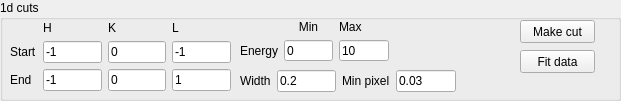
   <widget class="QGroupBox" name="groupBox_3">
    <property name="geometry">
     <rect>
      <x>0</x>
      <y>620</y>
      <width>621</width>
      <height>101</height>
     </rect>
    </property>
    <property name="title">
     <string>1d cuts</string>
    </property>
    <widget class="QWidget" name="gridLayoutWidget_7">
     <property name="geometry">
      <rect>
       <x>10</x>
       <y>20</y>
       <width>221</width>
       <height>71</height>
      </rect>
     </property>
     <layout class="QGridLayout" name="gridLayout_12">
      <item row="3" column="3">
       <widget class="QLineEdit" name="QELine_LEnd_lineEdit_2">
        <property name="text">
         <string>1</string>
        </property>
       </widget>
      </item>
      <item row="1" column="0">
       <widget class="QLabel" name="label_26">
        <property name="text">
         <string>Start</string>
        </property>
       </widget>
      </item>
      <item row="1" column="1">
       <widget class="QLineEdit" name="QELine_HStart_lineEdit_2">
        <property name="text">
         <string>-1</string>
        </property>
       </widget>
      </item>
      <item row="1" column="2">
       <widget class="QLineEdit" name="QELine_KStart_lineEdit_2">
        <property name="text">
         <string>0</string>
        </property>
       </widget>
      </item>
      <item row="1" column="3">
       <widget class="QLineEdit" name="QELine_LStart_lineEdit_2">
        <property name="text">
         <string>-1</string>
        </property>
       </widget>
      </item>
      <item row="0" column="1">
       <widget class="QLabel" name="label_28">
        <property name="text">
         <string>H</string>
        </property>
       </widget>
      </item>
      <item row="3" column="0">
       <widget class="QLabel" name="label_27">
        <property name="text">
         <string>End</string>
        </property>
       </widget>
      </item>
      <item row="0" column="3">
       <widget class="QLabel" name="label_30">
        <property name="text">
         <string>L</string>
        </property>
       </widget>
      </item>
      <item row="3" column="1">
       <widget class="QLineEdit" name="QELine_HEnd_lineEdit_2">
        <property name="text">
         <string>-1</string>
        </property>
       </widget>
      </item>
      <item row="3" column="2">
       <widget class="QLineEdit" name="QELine_KEnd_lineEdit_2">
        <property name="text">
         <string>0</string>
        </property>
       </widget>
      </item>
      <item row="0" column="2">
       <widget class="QLabel" name="label_29">
        <property name="text">
         <string>K</string>
        </property>
       </widget>
      </item>
     </layout>
    </widget>
    <widget class="QWidget" name="gridLayoutWidget_12">
     <property name="geometry">
      <rect>
       <x>240</x>
       <y>20</y>
       <width>162</width>
       <height>41</height>
      </rect>
     </property>
     <layout class="QGridLayout" name="gridLayout_13">
      <item row="1" column="0">
       <widget class="QLabel" name="label_40">
        <property name="text">
         <string>Energy</string>
        </property>
       </widget>
      </item>
      <item row="1" column="1">
       <widget class="QLineEdit" name="QELine_EMin_lineEdit_2">
        <property name="text">
         <string>0</string>
        </property>
       </widget>
      </item>
      <item row="1" column="2">
       <widget class="QLineEdit" name="QELine_EMax_lineEdit_2">
        <property name="text">
         <string>10</string>
        </property>
       </widget>
      </item>
      <item row="0" column="1">
       <widget class="QLabel" name="label_43">
        <property name="text">
         <string>Min</string>
        </property>
        <property name="alignment">
         <set>Qt::AlignCenter</set>
        </property>
       </widget>
      </item>
      <item row="0" column="2">
       <widget class="QLabel" name="label_44">
        <property name="text">
         <string>Max</string>
        </property>
       </widget>
      </item>
      <item row="0" column="3">
       <widget class="QLabel" name="label_45">
        <property name="text">
         <string/>
        </property>
       </widget>
      </item>
     </layout>
    </widget>
    <widget class="QWidget" name="gridLayoutWidget_13">
     <property name="geometry">
      <rect>
       <x>240</x>
       <y>70</y>
       <width>216</width>
       <height>22</height>
      </rect>
     </property>
     <layout class="QGridLayout" name="gridLayout_14">
      <item row="0" column="3">
       <widget class="QLineEdit" name="QELine_MinPixel_lineEdit_2">
        <property name="text">
         <string>0.03</string>
        </property>
       </widget>
      </item>
      <item row="0" column="0">
       <widget class="QLabel" name="label_47">
        <property name="text">
         <string>Width</string>
        </property>
       </widget>
      </item>
      <item row="0" column="2">
       <widget class="QLabel" name="label_46">
        <property name="text">
         <string>Min pixel</string>
        </property>
       </widget>
      </item>
      <item row="0" column="1">
       <widget class="QLineEdit" name="QELine_Width_lineEdit_2">
        <property name="text">
         <string>0.2</string>
        </property>
       </widget>
      </item>
     </layout>
    </widget>
    <widget class="QPushButton" name="pushButton_14">
     <property name="geometry">
      <rect>
       <x>520</x>
       <y>20</y>
       <width>75</width>
       <height>23</height>
      </rect>
     </property>
     <property name="text">
      <string>Make cut</string>
     </property>
    </widget>
    <widget class="QPushButton" name="pushButton_5">
     <property name="geometry">
      <rect>
       <x>520</x>
       <y>50</y>
       <width>75</width>
       <height>23</height>
      </rect>
     </property>
     <property name="text">
      <string>Fit data</string>
     </property>
    </widget>
   </widget>
